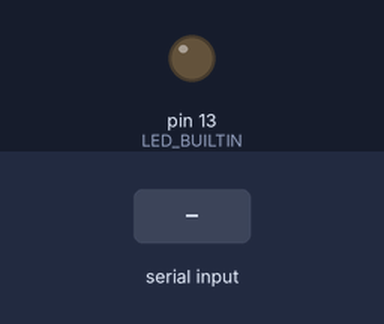
Simulated run of this sketch. Board: Arduino Uno, built with avr-gcc and run on an emulated ATmega328P. Parts: output pins drawn as LEDs (lit = HIGH). The inputs (shaded band) are chosen by the test bench.

Above: at 1.2 s.
1.3 s: "1\n" received over Serial
At 2.1 s:
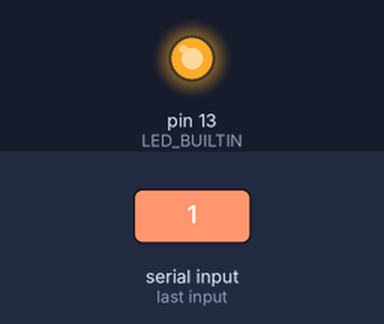
Timing chart, 0 to 4.3 s (numbered marks = the images above; inputs shaded):
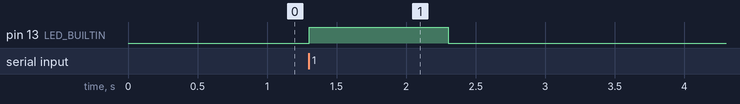

The sketch:

arduino_code.ino
```cpp
void setup() {
  // put your setup code here, to run once:
  pinMode(LED_BUILTIN, OUTPUT);
  Serial.begin(9600);
}

void loop() {
  // put your main code here, to run repeatedly:
  int led_specifier = Serial.parseInt();
  if(led_specifier == 1){
    digitalWrite(LED_BUILTIN, HIGH);  // turn the LED on (HIGH is the voltage level)

  }
  else if(led_specifier == 0){
    digitalWrite(LED_BUILTIN, LOW);   // turn the LED off by making the voltage LOW
  }
}
```

Measured:
- after the input at 1.3 s, pin 13 (LED_BUILTIN): LOW → HIGH at once, → LOW 1.0 s later
